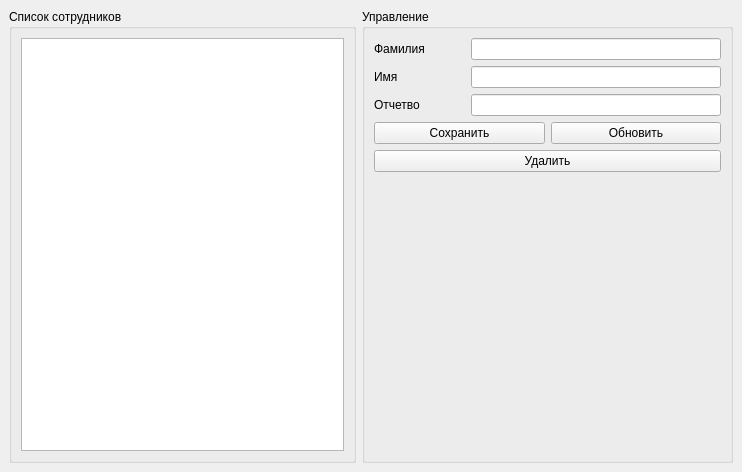
<?xml version="1.0" encoding="UTF-8"?>
<ui version="4.0">
 <class>WindowListPersonal</class>
 <widget class="QMainWindow" name="WindowListPersonal">
  <property name="geometry">
   <rect>
    <x>0</x>
    <y>0</y>
    <width>742</width>
    <height>472</height>
   </rect>
  </property>
  <property name="windowTitle">
   <string>Список сотрудников</string>
  </property>
  <widget class="QWidget" name="centralwidget">
   <layout class="QGridLayout" name="gridLayout_3">
    <item row="0" column="0">
     <widget class="QGroupBox" name="groupBox">
      <property name="title">
       <string>Список сотрудников</string>
      </property>
      <layout class="QGridLayout" name="gridLayout">
       <item row="0" column="0">
        <widget class="QListWidget" name="list_personal_widget"/>
       </item>
      </layout>
     </widget>
    </item>
    <item row="0" column="1">
     <widget class="QGroupBox" name="groupBox_2">
      <property name="title">
       <string>Управление</string>
      </property>
      <property name="flat">
       <bool>false</bool>
      </property>
      <layout class="QGridLayout" name="gridLayout_2">
       <item row="0" column="0">
        <layout class="QVBoxLayout" name="verticalLayout_2">
         <item>
          <layout class="QHBoxLayout" name="horizontalLayout_2">
           <item>
            <widget class="QLabel" name="label">
             <property name="text">
              <string>Фамилия</string>
             </property>
            </widget>
           </item>
           <item>
            <spacer name="horizontalSpacer">
             <property name="orientation">
              <enum>Qt::Horizontal</enum>
             </property>
             <property name="sizeHint" stdset="0">
              <size>
               <width>40</width>
               <height>20</height>
              </size>
             </property>
            </spacer>
           </item>
           <item>
            <widget class="QLineEdit" name="lastname_2">
             <property name="minimumSize">
              <size>
               <width>250</width>
               <height>0</height>
              </size>
             </property>
            </widget>
           </item>
          </layout>
         </item>
         <item>
          <layout class="QHBoxLayout" name="horizontalLayout_3">
           <item>
            <widget class="QLabel" name="label_2">
             <property name="text">
              <string>Имя</string>
             </property>
            </widget>
           </item>
           <item>
            <spacer name="horizontalSpacer_2">
             <property name="orientation">
              <enum>Qt::Horizontal</enum>
             </property>
             <property name="sizeHint" stdset="0">
              <size>
               <width>50</width>
               <height>20</height>
              </size>
             </property>
            </spacer>
           </item>
           <item>
            <widget class="QLineEdit" name="firstname">
             <property name="minimumSize">
              <size>
               <width>250</width>
               <height>0</height>
              </size>
             </property>
            </widget>
           </item>
          </layout>
         </item>
         <item>
          <layout class="QHBoxLayout" name="horizontalLayout_4">
           <item>
            <widget class="QLabel" name="label_3">
             <property name="text">
              <string>Отчетво</string>
             </property>
            </widget>
           </item>
           <item>
            <spacer name="horizontalSpacer_3">
             <property name="orientation">
              <enum>Qt::Horizontal</enum>
             </property>
             <property name="sizeHint" stdset="0">
              <size>
               <width>40</width>
               <height>20</height>
              </size>
             </property>
            </spacer>
           </item>
           <item>
            <widget class="QLineEdit" name="middlename">
             <property name="minimumSize">
              <size>
               <width>250</width>
               <height>0</height>
              </size>
             </property>
            </widget>
           </item>
          </layout>
         </item>
         <item>
          <layout class="QVBoxLayout" name="verticalLayout">
           <item>
            <layout class="QHBoxLayout" name="horizontalLayout">
             <item>
              <widget class="QPushButton" name="btn_save_personal">
               <property name="text">
                <string>Сохранить</string>
               </property>
              </widget>
             </item>
             <item>
              <widget class="QPushButton" name="btn_update_personal">
               <property name="text">
                <string>Обновить</string>
               </property>
              </widget>
             </item>
            </layout>
           </item>
           <item>
            <widget class="QPushButton" name="btn_delete_personal">
             <property name="text">
              <string>Удалить</string>
             </property>
            </widget>
           </item>
           <item>
            <spacer name="verticalSpacer">
             <property name="orientation">
              <enum>Qt::Vertical</enum>
             </property>
             <property name="sizeHint" stdset="0">
              <size>
               <width>20</width>
               <height>40</height>
              </size>
             </property>
            </spacer>
           </item>
          </layout>
         </item>
        </layout>
       </item>
      </layout>
     </widget>
    </item>
   </layout>
  </widget>
 </widget>
 <resources/>
 <connections/>
</ui>
